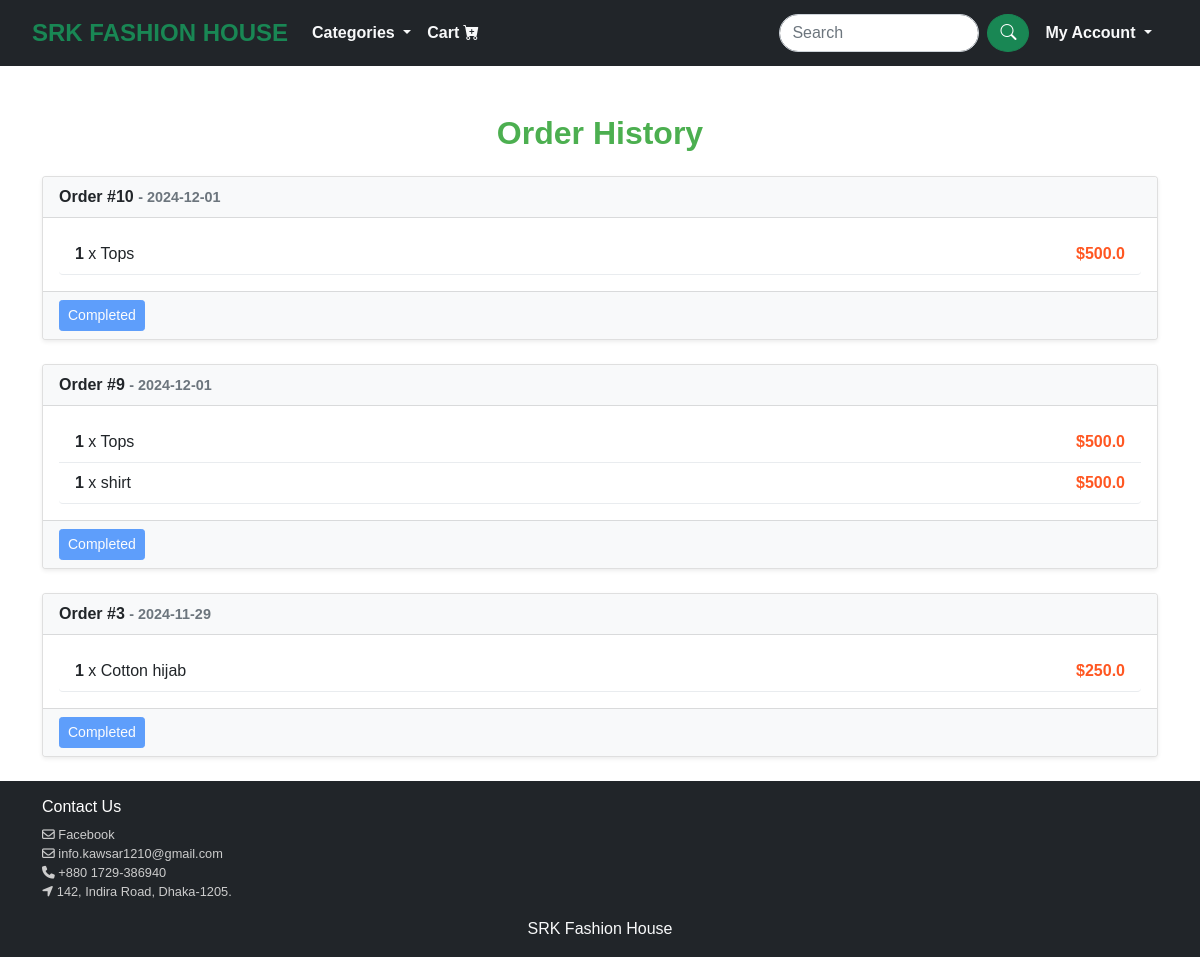
The page /products/order-history/ (signed in) on the database as committed earlier.
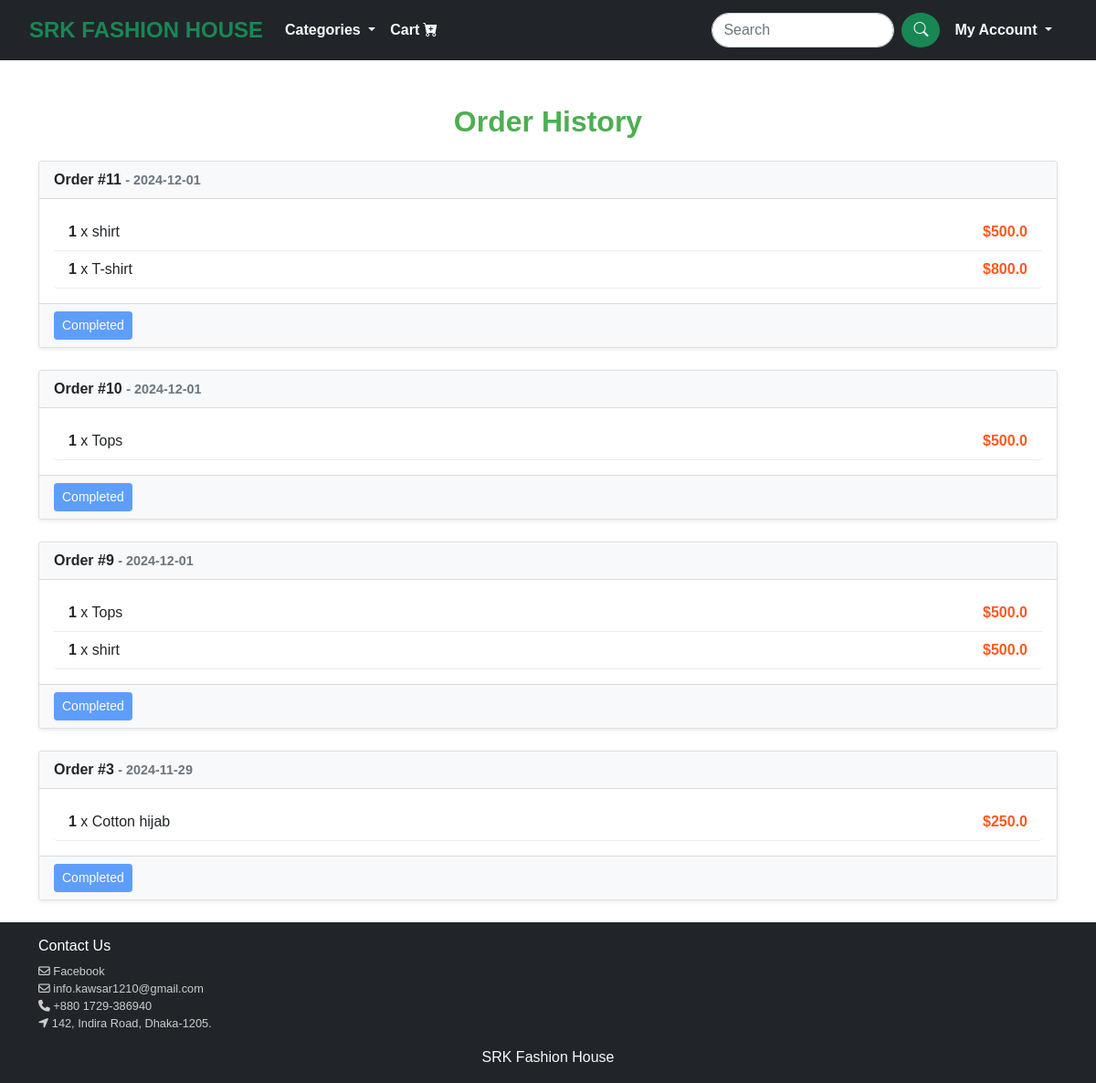
The same page on the database as committed later.
### products/models.py (models this page shows, shortened)
class Order(models.Model):
    user = models.ForeignKey(User, on_delete=models.CASCADE, related_name="product_orders")  # Unique related_name
    product_name = models.CharField(max_length=100)
    quantity = models.IntegerField()
    created_at = models.DateTimeField(auto_now_add=True)

class OrderItem(models.Model):
    order = models.ForeignKey(Order, on_delete=models.CASCADE, related_name='items')
    product = models.ForeignKey(Product, on_delete=models.CASCADE)
    quantity = models.PositiveIntegerField()

class Product(models.Model):
    name = models.CharField(max_length=100)
    price = models.FloatField()
    image = models.ImageField(upload_to='products', null=True, blank=True)
    description = models.TextField()
    CATEGORY_CHOICES = [
        ('men', 'Men'),
        ('women', 'Women'),
        ('children', 'Children'),
    ]
    category = models.CharField(
        max_length=100,
        choices=CATEGORY_CHOICES,
        default='women',
    )

### products/views.py (the view)
# urls.py: path('order-history/', views.order_history, name='order_history'),
def order_history(request):
    orders = Order.objects.filter(user=request.user).order_by('-created_at')
    return render(request, 'order_history.html', {'orders': orders})

### templates/order_history.html
{% extends 'base.html' %}
{% block content %}
<div class="container mt-5">
    <h2 class="text-center mb-4" style="font-weight: bold; color: #4CAF50;">Order History</h2>
    {% if orders %}
    {% for order in orders %}
    <div class="card mb-4 shadow-sm">
        <div class="card-header" style="background-color: #f8f9fa; font-weight: bold;">
            Order #{{ order.id }}
            <span class="text-muted" style="font-size: 0.9em;">- {{ order.created_at|date:"Y-m-d" }}</span>
        </div>
        <div class="card-body">
            <ul class="list-group">
                {% for item in order.items.all %}
                <li class="list-group-item d-flex justify-content-between align-items-center"
                    style="border: none; border-bottom: 1px solid #e9ecef;">
                    <span>
                        <strong>{{ item.quantity }}</strong> x {{ item.product.name }}
                    </span>
                    <span style="font-weight: bold; color: #ff5722;">
                        ${{ item.product.price }}
                    </span>
                </li>
                {% endfor %}
            </ul>
        </div>
        <div class="card-footer text-right" style="background-color: #f8f9fa;">
            <button class="btn btn-sm btn-primary" disabled style="cursor: not-allowed;">Completed</button>
        </div>
    </div>
    {% endfor %}
    {% else %}
    <div class="alert alert-info text-center mt-4">
        You have no orders yet. Start shopping now!
    </div>
    {% endif %}
</div>
{% endblock %}

Rows that differ between the two databases and show on the page:
added Order: id "11", created_at "2024-12-01"
added OrderItem: quantity "1", product.name "shirt", product.price "500.0", shown under "11"
added OrderItem: quantity "1", product.name "T-shirt", product.price "800.0", shown under "11"
